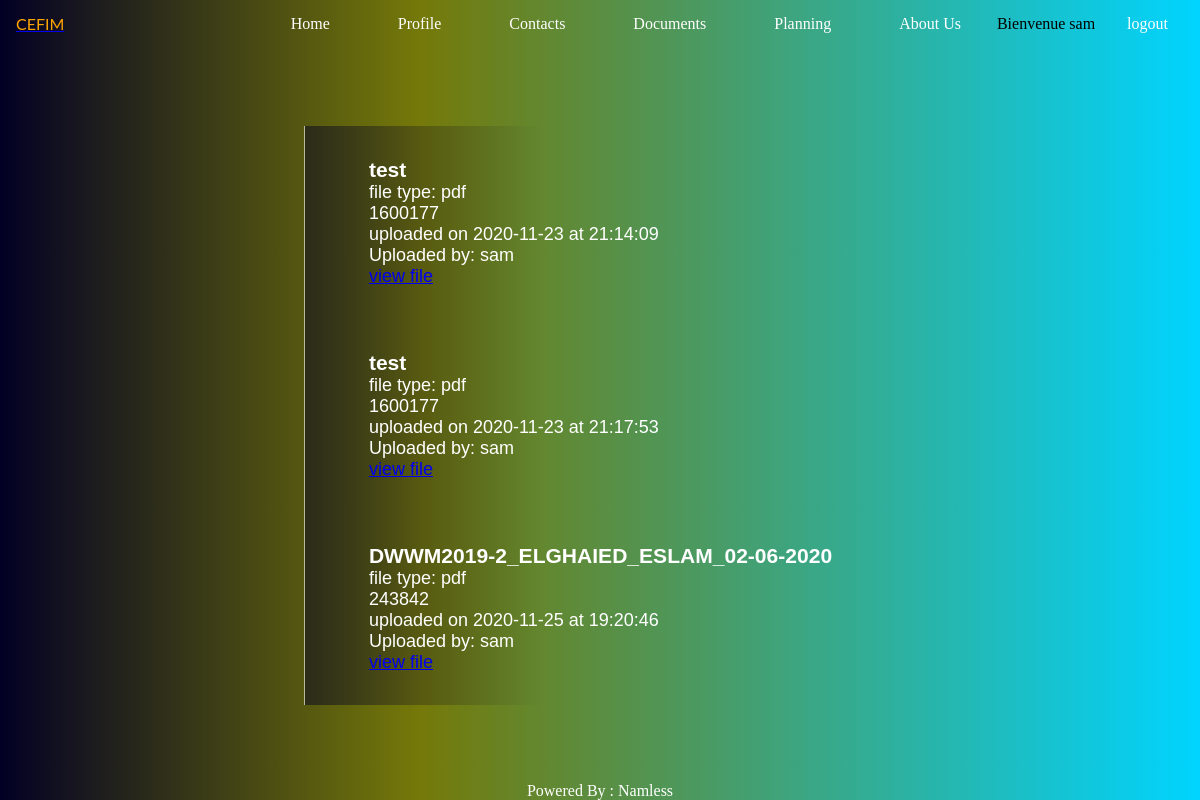
/docs.php (signed in), run on the app's committed database.
### tables this page shows
CREATE TABLE IF NOT EXISTS `pdf` (
  `id` int(10) UNSIGNED NOT NULL AUTO_INCREMENT,
  `file_name` varchar(255) DEFAULT NULL,
  `file_size` varchar(45) DEFAULT NULL,
  `file_type` varchar(100) NOT NULL,
  `upload_date` date NOT NULL,
  `user_name` varchar(64) NOT NULL,
  `upload_time` time NOT NULL,
  PRIMARY KEY (`id`),
  UNIQUE KEY `id_UNIQUE` (`id`)
);

### Classes/Dbcon.class.php (called while the page is built, shortened)
<?php
class Dbcon {
    public function __construct(){
        $this->host = "localhost";
        $this->user = "root";
        $this->password = "";
        $this->port = "3306";
        $this->dbname = "cefim";
        $this->charset = "utf8mb4";
        TRY {
            $dsn = "mysql:host=".$this->host . ";port=" . $this->port . ";dbname=" .$this->dbname . ";charset=" . $this->charset;
            $this->bdd = new PDO($dsn , $this->user , $this->password);
            $this->bdd->setAttribute(PDO::ATTR_ERRMODE, PDO::ERRMODE_EXCEPTION);
            return   $this->bdd;
        }
        catch(Exception $e)
        {
             die('Erreur : '.$e->getMessage());
        }
    }
}
?>

### Classes/Pdf.class.php (called while the page is built, shortened)
<?php
class Pdf {
    private $_file_name;
    private $_file_type;
    private $_file_size;
    private $_upload_date;
    private $_upload_time;
    private $_user_name;
public function hydrate(array $donnees)
{
    foreach($donnees as $key => $value) {
        $method = 'set'.ucfirst($key);
    }
}
public function getFile_Name() {
    return $this->_file_name;
}
public function getFile_Type() {
    return $this->_file_type;
}
public function getFile_Size() {
    return $this->_file_size;
}
public function getUpload_Date(){
    return $this->_upload_date;
}
public function getUpload_Time(){
    return $this->_upload_time;
}
public function getUser_Name(){
    return $this->_user_name;
}
public function setfile_name($file_name){
    $this->_file_name = $file_name;
}
public function setfile_type($file_type){
    $this->_file_type = $file_type;
}
public function setfile_size($file_size){
    $this->_file_size = $file_size;
}
public function setupload_date($upload_date){
    $this->_upload_date = $upload_date;
}
public function setupload_time($upload_time){
    $this->_upload_time = $upload_time;
}
public function setuser_name($user_name){
    $this->_user_name = $user_name;
}
}
?>

### docs.php (the view, shortened to what this page needs)
<?php include "includes/header.php" ;
?>
    <main>
    <section>
    <?php
    $connectToData = new Dbcon();
    try{
        $loadPdf = $connectToData->bdd->prepare("SELECT * FROM pdf where user_name=:user_name");
        $loadPdf->bindParam(":user_name",$_SESSION['username'],PDO::PARAM_STR,64);
        $loadPdf->execute();
        while ($myPdf = $loadPdf->fetch())
        {
            $pdfDocs = new Pdf($myPdf);
?>
            <article>
            <h3> <?=  $pdfDocs->getfile_name(); ?> </h3>
            <ul>
                <li class="pdfspec">file type: <?= $pdfDocs->getFile_Type(); ?></li>
                <li class="pdfspec"><?= $pdfDocs->getFile_Size(); ?></li>
                <li class="pdfspec"><?php echo 'uploaded on ' .  $pdfDocs->getUpload_Date() . '  at ' . $pdfDocs->getUpload_Time(); ?></li>
                <li class="pdfspec">Uploaded by: <?= $pdfDocs->getUser_Name(); ?></li>
            </ul>
            <a href="assets/uploads/<?php echo $pdfDocs->getFile_Name() . "." . $pdfDocs->getFile_Type() ?>" target="_blank" rel="noopener noreferrer">view file</a>
             </article>
<?php
        }
    }
    catch(Exception $e)
    {
        $_SESSION['alert'] = true;
        $_SESSION['message'] =   $e ;
        $_SESSION['msgColor'] = 'red';
    }
    ?>
    </section>
    </main>
   <?php include "includes/footer.php" ?>
</body>
</html>

### includes/header.php (shortened to what this page needs)
<!DOCTYPE html>
<html lang="en">
<head>
    <link rel="stylesheet" href="assets/styles/style.css">
</head>
<body>
<header>
    <div class="logo">
    <a href="index.php"> <span id="logo">CEFIM</span>  </a>
    </div>
    <nav>
    <a href="index.php" class="nav-links">Home</a>
    <a href="profile.php" class="nav-links">Profile</a>
    <a href="" class="nav-links">Contacts</a>
    <a href="docs.php" class="nav-links">Documents</a>
    <a href="" class="nav-links">Planning</a>
    <a href="" class="nav-links">About Us</a>
    <?php
    if(isset($_SESSION['loggedin']) && $_SESSION['loggedin'] === true){
        echo "<a class='logged'>Bienvenue " . $_SESSION['username'] . "</a>" ;
        echo '<a href="logout.php" class="nav-links">logout</a>';
    }
    ?>
    </nav>
    </header>

### includes/footer.php (shortened to what this page needs)
<footer>
    Powered By : Namless
    </footer>
    </body>
</html>

### assets/styles/style.css (style rules this page uses)
* { padding:0; margin:0; }
body { height: 100vh; width:100vw; display: flex; flex-direction: column; }
header { display: flex; align-items: center; justify-content: space-between; background: rgb(2,0,36); background: linear-gradient(90deg, rgba(2,0,36,1) 0%, rgba(117,121,9,1) 35%, rgba(0,212,255,1) 100%); min-height: 3rem; }
#logo { font-family: LATO; color: orange; padding-left: 1rem; }
.nav-links { text-decoration: none; color: white; padding: 0rem 2rem; transition: 1s; }
article { padding: 2rem; }
ul { list-style: none; }
main { background: rgb(2,0,36); background: linear-gradient(90deg, rgba(2,0,36,1) 0%, rgba(117,121,9,1) 35%, rgba(0,212,255,1) 100%); color: white; flex:1; display: flex; align-items: center; justify-content: center; }
section { font-size: large; font-family: 'Lucida Sans', 'Lucida Sans Regular', 'Lucida Grande', 'Lucida Sans Unicode', Geneva, Verdana, sans-serif; border-left: 1px solid rgba(255, 255, 255, 0.582); padding: 0rem 2rem; background: rgb(2,0,36); background: linear-gradient(90deg, rgba(2,0,36,0.5046393557422969) 0%, rgba(0,212,255,0) 40%); }
footer { background: rgb(2,0,36); background: linear-gradient(90deg, rgba(2,0,36,1) 0%, rgba(117,121,9,1) 35%, rgba(0,212,255,1) 100%); color: white; text-align: center; }

### data on the page
pdf: file_name "test", file_type "pdf", file_size "1600177", upload_date "2020-11-23", upload_time "21:14:09", user_name "sam"
pdf: file_name "test", file_type "pdf", file_size "1600177", upload_date "2020-11-23", upload_time "21:17:53", user_name "sam"
pdf: file_name "DWWM2019-2_ELGHAIED_ESLAM_02-06-2020", file_type "pdf", file_size "243842", upload_date "2020-11-25", upload_time "19:20:46", user_name "sam"

### other printed values
$_SESSION['username'] "sam"
